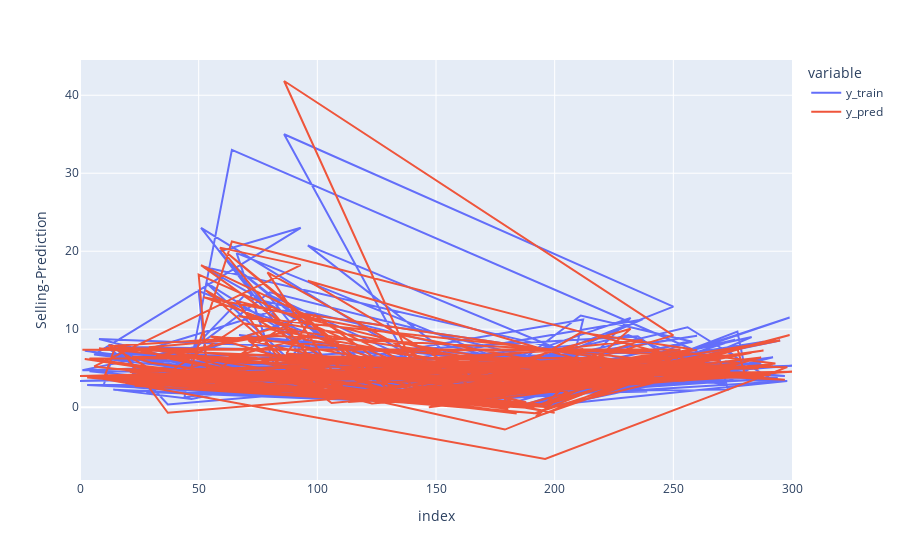

The notebook cell this image was saved under:
### Code cell
fig = px.line(df_pred_train , labels = {"value" : "Selling-Prediction"} )
fig.show()

### Figure 1 — Plotly figure (JSON) as saved in the notebook; plotly's stock layout.template omitted (floating-point values rounded to 4 significant figures; data arrays with more than 128 entries replaced by an {"elided": "..."} marker saying what was removed)
{"data": [{"hovertemplate": "variable=y_train<br>index=%{x}<br>Selling-Prediction=%{y}<extra></extra>", "legendgroup": "y_train", "line": {"color": "#636efa", "dash": "solid"}, "marker": {"symbol": "circle"}, "mode": "lines", "name": "y_train", "orientation": "v", "showlegend": true, "type": "scatter", "x": {"elided": "240 int values"}, "xaxis": "x", "y": {"elided": "240 float values"}, "yaxis": "y"}, {"hovertemplate": "variable=y_pred<br>index=%{x}<br>Selling-Prediction=%{y}<extra></extra>", "legendgroup": "y_pred", "line": {"color": "#EF553B", "dash": "solid"}, "marker": {"symbol": "circle"}, "mode": "lines", "name": "y_pred", "orientation": "v", "showlegend": true, "type": "scatter", "x": {"elided": "240 int values"}, "xaxis": "x", "y": {"elided": "240 float values"}, "yaxis": "y"}], "layout": {"legend": {"title": {"text": "variable"}, "tracegroupgap": 0}, "margin": {"t": 60}, "xaxis": {"anchor": "y", "domain": [0, 1], "title": {"text": "index"}}, "yaxis": {"anchor": "x", "domain": [0, 1], "title": {"text": "Selling-Prediction"}}}}
